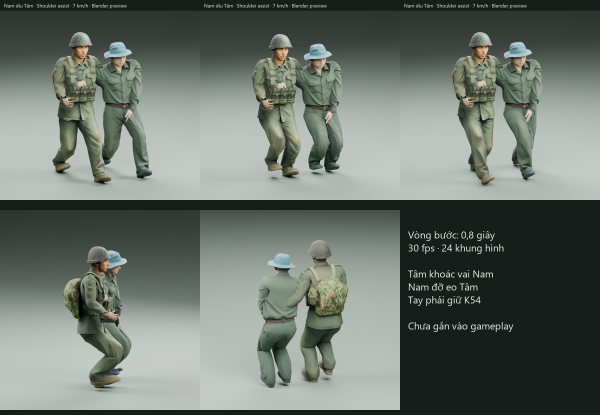
#> input picture SourceArt/TamEscortPreview/Animation/Contact_Sheet.png, 1200 x 830 px, given in place of frame-000.png, which was not available (shown at 1/2 size)
$ python package_rifle_preview.py ../../TamEscortPreview/Animation/Contact_Sheet.png
#> lines starting #> are read from the running program, lines starting #| are printed output that depends on the picture; pictures that were not available may be replaced by others from this repository, and a replacement may not be noted
"""Review actual Blender rifle-rest / shouldered-aim transition renders."""
from pathlib import Path
from PIL import Image,ImageDraw,ImageFont
import sys
ROOT=Path(__file__).resolve().parents[3];OUT=ROOT/'Logs/AnimationPreview/NamCrawl'
reference='--reference-fit' in sys.argv
if reference:OUT=OUT/'ProneReference'
if '--mixamo' in sys.argv:OUT=OUT/'MixamoPreview'
font=ImageFont.truetype('C:/Windows/Fonts/segoeui.ttf',23)
small=ImageFont.truetype('C:/Windows/Fonts/segoeui.ttf',18)
frames=[]
for frame in range(72):
    t=frame/15
    stage='Giữ súng nằm ngang' if t<.5 or t>=3.9 else 'Đưa súng lên ngắm' if t<1.3 else 'Nằm ngắm bắn' if t<3.1 else 'Hạ súng về tư thế nghỉ'
    panel=Image.new('RGB',(1200,510),(22,29,28));draw=ImageDraw.Draw(panel)
#> after `panel = Image.new('RGB', (1200, 510), (22, 29, 28))`:
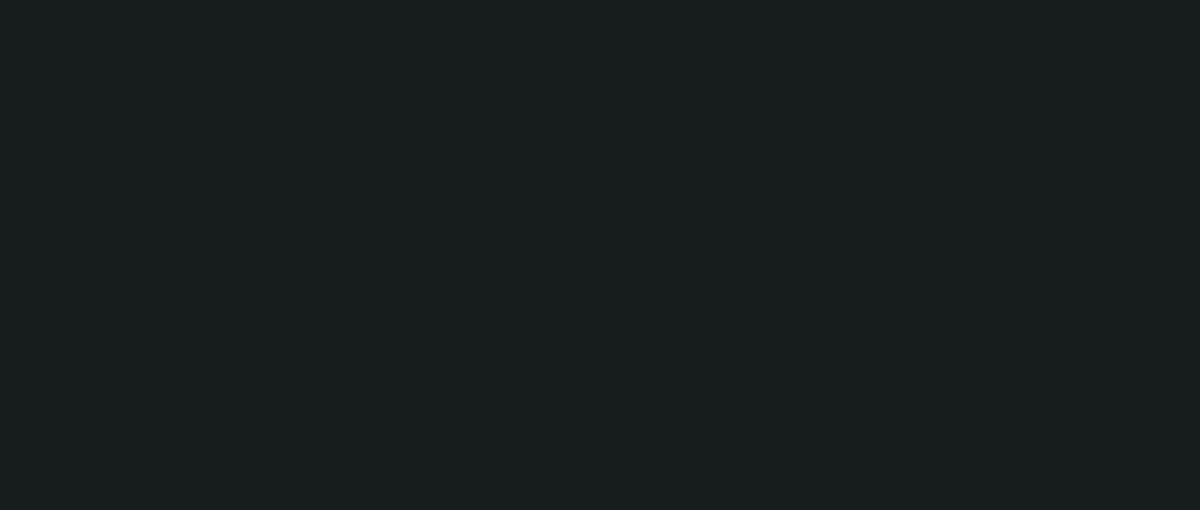
#> panel: PIL image 1200x510 RGB; mean R, G, B 22, 29, 28
    draw.text((16,6),stage,font=font,fill=(240,243,236))
    for x,prefix in [(0,'frame'),(600,'side')]:
        im=Image.open(OUT/'transition'/f'{prefix}-{frame:03}.png').convert('RGB').resize((600,450),Image.Resampling.LANCZOS)
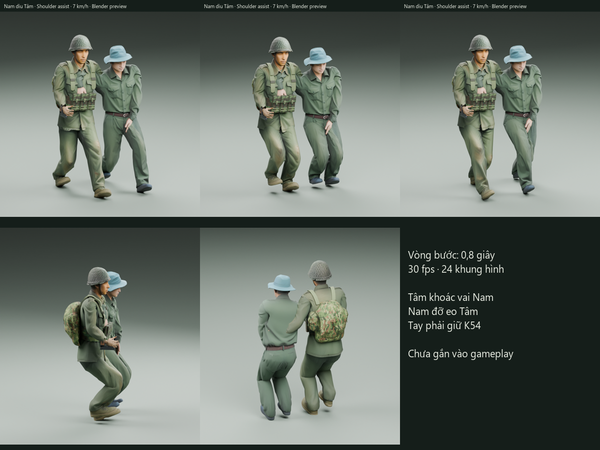
#> im: PIL image 600x450 RGB; mean R, G, B 107.7, 115.9, 108.6
        panel.paste(im,(x,38))
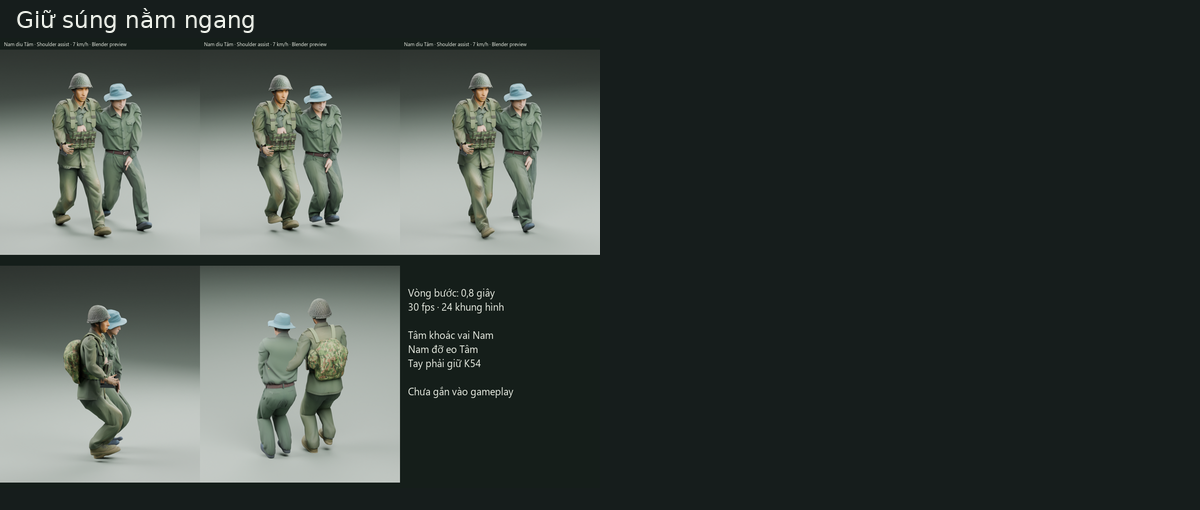
#> panel: PIL image 1200x510 RGB; mean R, G, B 60.2, 67.7, 64
    draw.text((16,489),'Blender • Preview chuyển tư thế • Chưa gắn vào gameplay',font=small,fill=(196,210,201))
    frames.append(panel)
#> pass 2 of the loop `for frame in range(72):`:
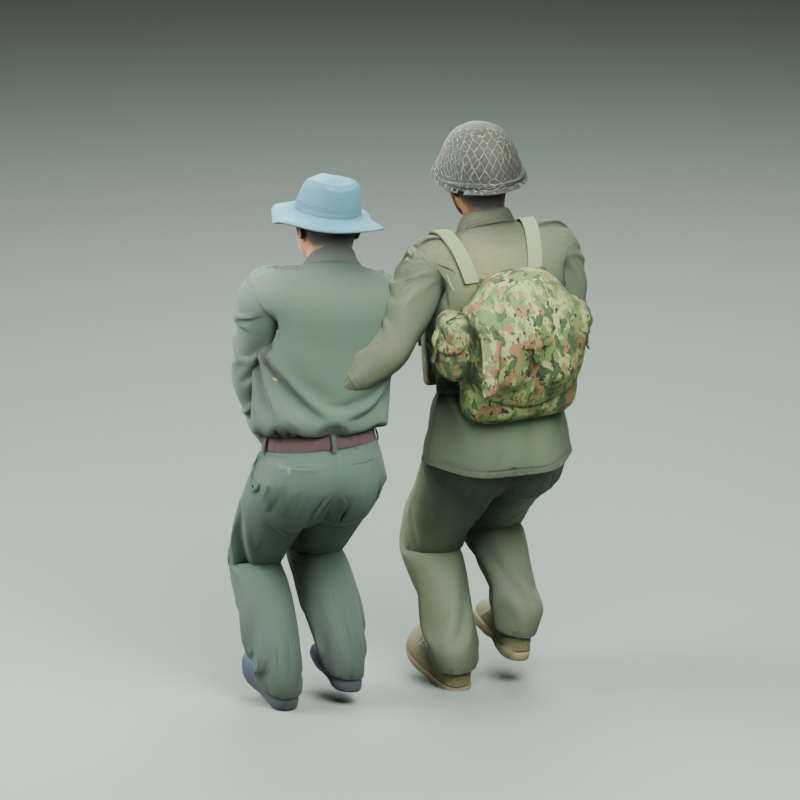
#> input picture SourceArt/TamEscortPreview/Animation/back.png, 800 x 800 px, given in place of frame-001.png, which was not available
#> `im=Image.open(OUT/'transition'/f'{prefix}-{frame:03}.png').convert('RG..`:
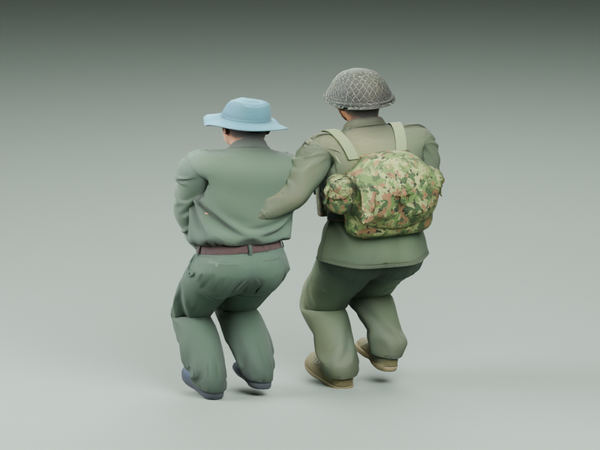
#> im: PIL image 600x450 RGB; mean R, G, B 146.1, 155.1, 146.4
#> `panel.paste(im,(x,38))`:
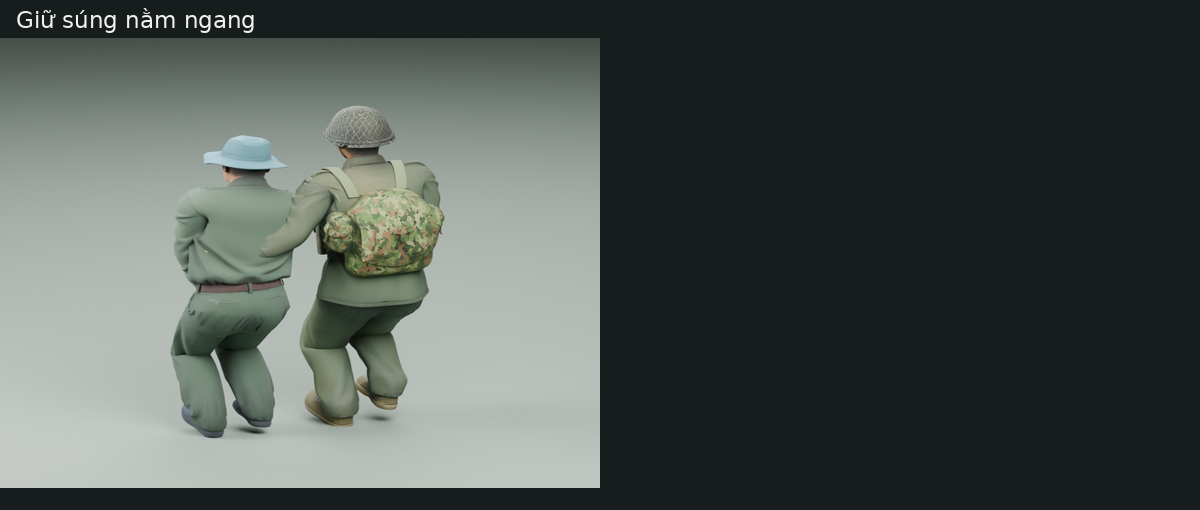
#> panel: PIL image 1200x510 RGB; mean R, G, B 77.2, 85, 80.6
#> (the run stopped early here; a loop or call above may not have finished)
